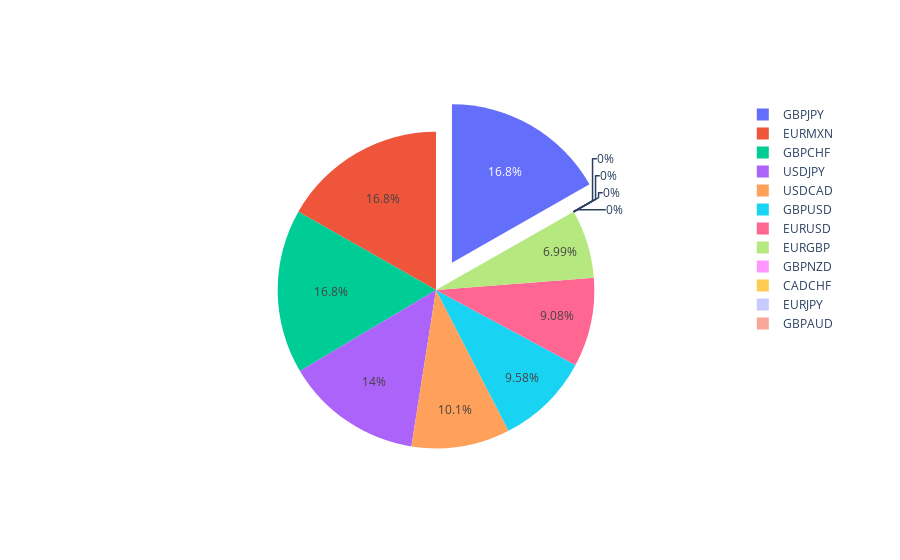

Write notebook code for a chart like this one.
### Markdown cell above
### Pablo

### Code cell
vs.grafica_1(dta.mtp)

### Figure 1 — Plotly figure (JSON) as saved in the notebook; plotly's stock layout.template omitted (floating-point values rounded to 4 significant figures)
{"data": [{"labels": ["EURUSD", "USDJPY", "GBPUSD", "USDCAD", "EURGBP", "GBPNZD", "GBPJPY", "CADCHF", "EURJPY", "EURMXN", "GBPCHF", "GBPAUD"], "pull": [0, 0, 0, 0, 0, 0, 0.2, 0, 0, 0, 0, 0], "type": "pie", "values": [54.17, 83.33, 57.14, 60, 41.67, 0, 100, 0, 0, 100, 100, 0]}], "layout": {}}
